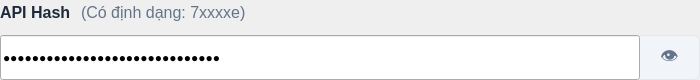
<?xml version="1.0" encoding="UTF-8"?>
<ui version="4.0">
 <class>TelethonApiHashInput</class>
 <widget class="QWidget" name="TelethonApiHashInput">
  <property name="geometry">
   <rect>
    <x>0</x>
    <y>0</y>
    <width>700</width>
    <height>80</height>
   </rect>
  </property>
  <layout class="QVBoxLayout" name="verticalLayout">
   <property name="spacing">
    <number>10</number>
   </property>
   <property name="leftMargin">
    <number>0</number>
   </property>
   <property name="topMargin">
    <number>0</number>
   </property>
   <property name="rightMargin">
    <number>0</number>
   </property>
   <property name="bottomMargin">
    <number>0</number>
   </property>
   <item>
    <layout class="QHBoxLayout" name="headerLayout">
     <property name="spacing">
      <number>10</number>
     </property>
     <item>
      <widget class="QLabel" name="apiHashLabel">
       <property name="styleSheet">
        <string notr="true">font-size: 16px; font-weight: bold; color: #1E293B;</string>
       </property>
       <property name="text">
        <string>API Hash</string>
       </property>
       <property name="class" stdset="0">
        <string>fieldLabel</string>
       </property>
      </widget>
     </item>
     <item>
      <widget class="QLabel" name="apiHashHintLabel">
       <property name="styleSheet">
        <string notr="true">font-size: 16px; color: #64748B;</string>
       </property>
       <property name="text">
        <string>(Có định dạng: 7xxxxe)</string>
       </property>
       <property name="class" stdset="0">
        <string>fieldHint</string>
       </property>
      </widget>
     </item>
     <item>
      <spacer name="horizontalSpacer">
       <property name="orientation">
        <enum>Qt::Horizontal</enum>
       </property>
       <property name="sizeHint" stdset="0">
        <size>
         <width>40</width>
         <height>20</height>
        </size>
       </property>
      </spacer>
     </item>
    </layout>
   </item>
   <item>
    <layout class="QHBoxLayout" name="inputLayout">
     <property name="spacing">
      <number>0</number>
     </property>
     <item>
      <widget class="QLineEdit" name="apiHashLineEdit">
       <property name="minimumSize">
        <size>
         <width>0</width>
         <height>45</height>
        </size>
       </property>
       <property name="maximumSize">
        <size>
         <width>16777215</width>
         <height>45</height>
        </size>
       </property>
       <property name="text">
        <string>••••••••••••••••••••••••••••••</string>
       </property>
       <property name="echoMode">
        <enum>QLineEdit::Password</enum>
       </property>
      </widget>
     </item>
     <item>
      <widget class="QPushButton" name="togglePasswordButton">
       <property name="minimumSize">
        <size>
         <width>60</width>
         <height>45</height>
        </size>
       </property>
       <property name="maximumSize">
        <size>
         <width>45</width>
         <height>16777215</height>
        </size>
       </property>
       <property name="styleSheet">
        <string notr="true">background-color: #F1F5F9;
border: 1px solid #E4E7EB;
border-left: none;
border-top-left-radius: 0px;
border-bottom-left-radius: 0px;
border-top-right-radius: 6px;
border-bottom-right-radius: 6px;
font-size: 18px;
color: #64748B;</string>
       </property>
       <property name="text">
        <string>👁️</string>
       </property>
       <property name="class" stdset="0">
        <string>iconButton</string>
       </property>
      </widget>
     </item>
    </layout>
   </item>
  </layout>
 </widget>
 <resources/>
 <connections/>
</ui>
